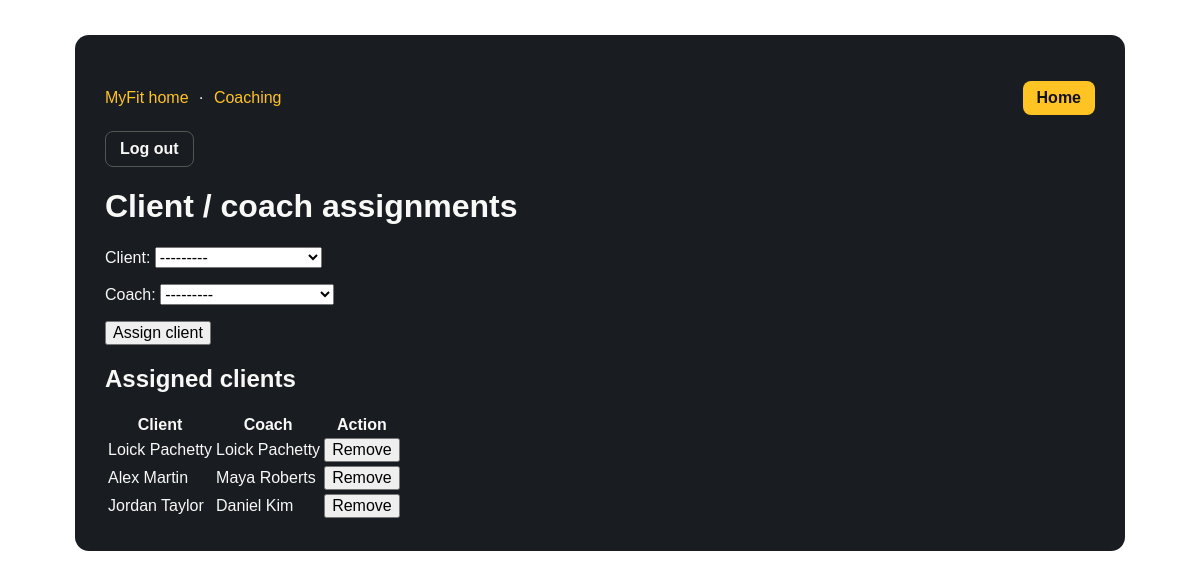
Screenshot of /coaching/assignments/ (signed in) with the database file from the repository.
### core/models.py (models this page shows, shortened)
class CoachClientAssignment(models.Model):
    coach = models.ForeignKey(
        'CoachProfile',
        on_delete=models.CASCADE,
        related_name='client_assignments'
    )
    client = models.OneToOneField(
        'ClientProfile',
        on_delete=models.CASCADE,
        related_name='coaching_assignment'
    )
    assigned_at = models.DateTimeField(auto_now_add=True)

class ClientProfile(models.Model):
    user = models.OneToOneField( #Creates a one-to-one relationship between ClientProfile and User.
        settings.AUTH_USER_MODEL, #It tells Django which User model your application uses for authentication (login, passwords, usernames, etc.).
        on_delete=models.CASCADE, #Defines what happens when the referenced User is deleted.
        related_name="client_profile",) #Django to define a name for accessing a related model in the reverse direction.
    date_of_birth = models.DateField(null=True, blank=True,
                                     validators=[validate_not_future]) #chech if date is valide
    gender = models.CharField(max_length=20, blank=True)
    phone = models.CharField(max_length=20, blank=True)
    created_at = models.DateTimeField(auto_now_add=True)
    updated_at = models.DateTimeField(auto_now=True)
    def __str__(self):
        return f"Client: {self.user.username}"

class CoachProfile(models.Model):
    user = models.OneToOneField(settings.AUTH_USER_MODEL,
                                on_delete=models.CASCADE,
                                related_name="coach_profile",)
    branch = models.ForeignKey(Branch,on_delete=models.PROTECT, #prevent cascading delete from deleting all coach related to it
                               null=True,blank=True, #The database can store NULL for branch_id, A Django form can leave the branch field empty. We create a new coach account, but haven't assigned a gym branch yet.
                               related_name="coaches",)
    specialties = models.ManyToManyField(CoachSpecialty, #Creates a many-to-many relationship. It automatically creates a third table called a junction table.
                                blank=True, #a coach can be created without selecting any specialties yet.
                                related_name="coaches",)
    date_of_birth = models.DateField(null=True, blank=True,
                                    validators=[validate_not_future])
    gender = models.CharField(max_length=20, blank=True)
    phone = models.CharField(max_length=20, blank=True)
    bio = models.TextField(blank=True)
    image = models.ImageField(upload_to='coaches/', blank=True, validators=MYFIT_IMAGE_VALIDATORS)
    created_at = models.DateTimeField(auto_now_add=True)
    updated_at = models.DateTimeField(auto_now=True)
    def __str__(self):
        return f"Coach: {self.user.username}"

### core/coaching_views.py (the view)
# urls.py: path('coaching/assignments/',coaching_views.assignments,name='coaching_assignments'),
@login_required(login_url='myfit:login')
def assignments(request):
    if not has_role(request.user, 'Admin'):
        raise PermissionDenied
    records = CoachClientAssignment.objects.select_related(
        'coach__user',
        'client__user'
    ).order_by('client__user__username')
    return render(
        request,
        TEMPLATE + 'assignments.html',
        {
            'form': AssignmentForm(),
            'assignments': records
        }
    )

### core/coaching_forms.py
class AssignmentForm(forms.ModelForm):
    class Meta:
        model = CoachClientAssignment
        fields = ['client', 'coach']
    def __init__(self, *args, **kwargs):
        super().__init__(*args, **kwargs)
        self.fields['coach'].queryset = (
            CoachProfile.objects.filter(
                user__groups__name='Coach',
                user__is_active=True
            ).distinct()
        )
        self.fields['client'].queryset = (
            ClientProfile.objects.filter(
                user__groups__name='Client',
                user__is_active=True
            ).distinct()
        )

### core/context_processors.py (called while the page is built)
def notifications(request):
    if not request.user.is_authenticated:
        return {
            'latest_notifications': (),
            'unread_notification_count': 0,
        }
    notification_manager = request.user.notifications
    return {
        'latest_notifications': notification_manager.order_by('-created_at')[:10],
        'unread_notification_count': notification_manager.filter(is_read=False).count(),
    }

### core/permissions.py (called while the page is built)
def has_role(user, role):
    if not user.is_authenticated or not user.is_active: #user.is_authenticated checks whether the user is logged in.
        return False
    if role == "Admin" and user.is_superuser:
        return True
    return user.groups.filter(name=role).exists()

### core/templates/myfit/assignments.html (shortened to what this page needs)
{% extends "myfit/base.html" %}
{% block content %}
<main style="max-width:1050px;margin:35px auto;padding:30px;color:#f8f8f7;background:#191c20;border-radius:14px;font-family:Arial,sans-serif">
<p style="display:flex;flex-wrap:wrap;align-items:center;gap:10px"><a href="{% url 'myfit:home' %}" style="color:#ffc324">MyFit home</a> · <a href="{% url 'myfit:coaching_trial' %}" style="color:#ffc324">Coaching</a>
<span style="margin-left:auto;display:inline-flex;gap:8px"><a href="{% url 'myfit:admin_dashboard' %}" style="background:#ffc324;color:#111;font-weight:bold;padding:8px 14px;border-radius:8px;text-decoration:none">Home</a><form method="post" action="{% url 'myfit:logout' %}" style="margin:0">{% csrf_token %}<button type="submit" style="background:transparent;color:#f8f8f7;border:1px solid #555;font-weight:bold;padding:8px 14px;border-radius:8px;cursor:pointer">Log out</button></form></span></p><h1>Client / coach assignments</h1>
<form method="post" action="{% url 'myfit:coaching_assign' %}">{% csrf_token %}{{ form.as_p }}<button>Assign client</button></form><h2>Assigned clients</h2><table><tr><th>Client</th><th>Coach</th><th>Action</th></tr>{% for a in assignments %}<tr><td>{{ a.client.user.get_full_name|default:a.client.user.username }}</td><td>{{ a.coach.user.get_full_name|default:a.coach.user.username }}</td><td><form method="post" action="{% url 'myfit:coaching_remove_assignment' a.pk %}">{% csrf_token %}<button>Remove</button></form></td></tr>{% empty %}<tr><td colspan="3">No assignments yet.</td></tr>{% endfor %}</table>
</main>
{% endblock %}

### core/static/css/coach_pages.css (style rules this page uses)
:root { --mf-bg: #1E1E1E; --mf-ink: #ffffff; --mf-muted: #bdbdbd; --mf-line: #303030; --mf-yellow: #ffd21f; --mf-yellow-dark: #e6b800; --mf-nav: #000000; --mf-sidebar-text: #ffffff; --mf-white: #ffffff; --mf-soft-yellow: #29240b; --mf-panel: #111111; }
* { box-sizing: border-box; }
body { margin: 0; }
a { color: inherit; text-decoration: none; }
button, input, select { font: inherit; }

### rows the page displays
CoachClientAssignment: client.user.get_full_name "Loick Pachetty", coach.user.get_full_name "Loick Pachetty"
CoachClientAssignment: client.user.get_full_name "Alex Martin", coach.user.get_full_name "Maya Roberts"
CoachClientAssignment: client.user.get_full_name "Jordan Taylor", coach.user.get_full_name "Daniel Kim"
